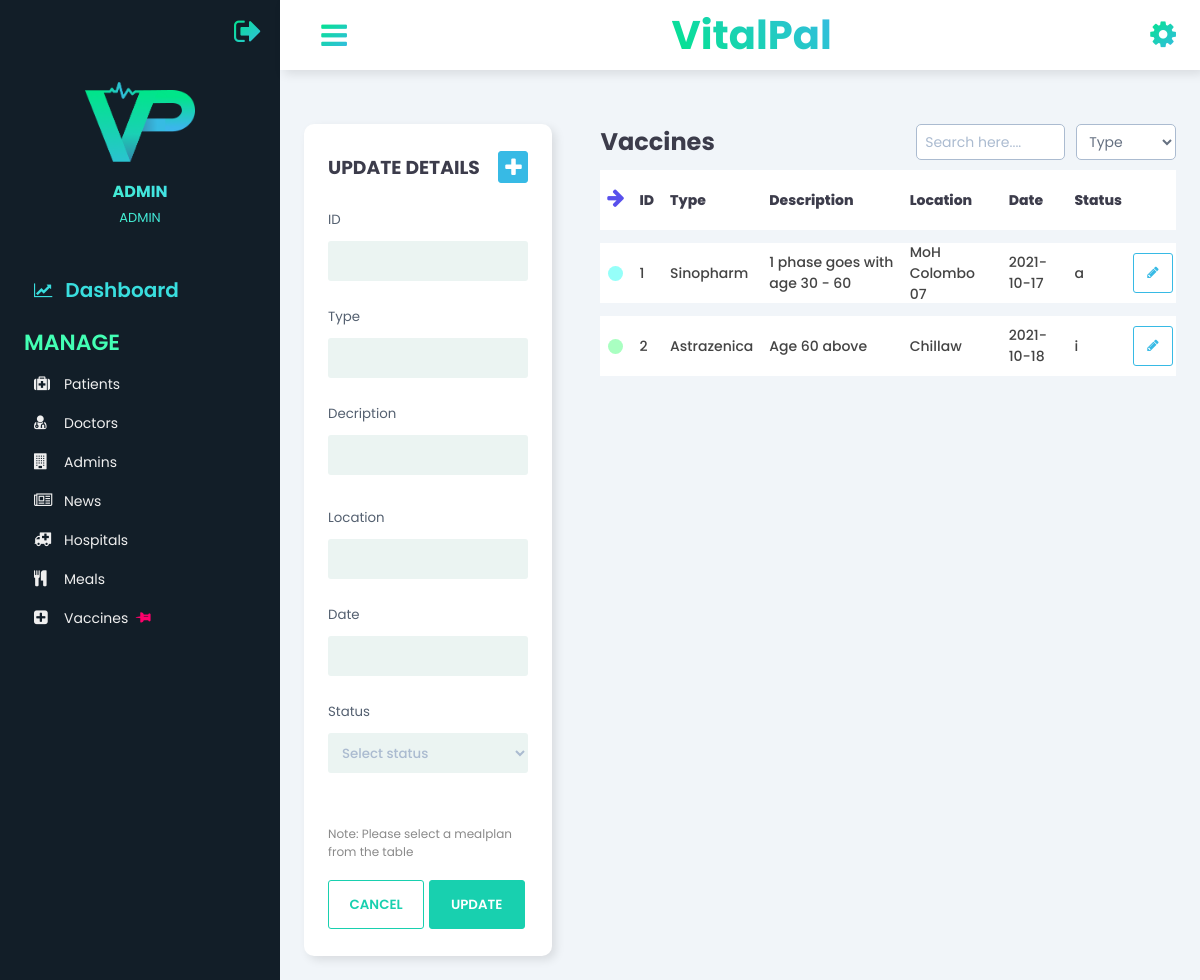
/admin/Vaccines.php (signed in), run on an earlier commit of the app's database.
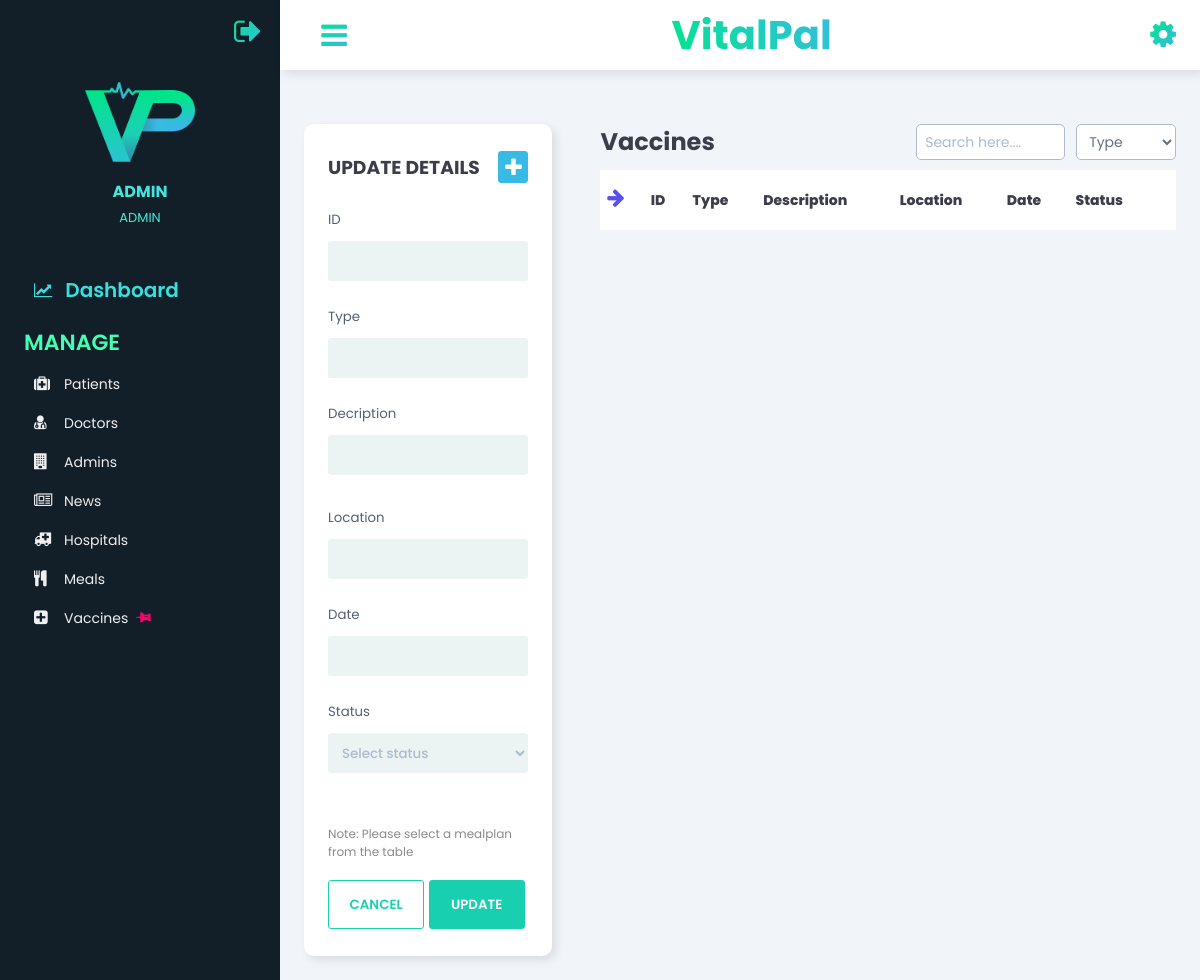
And on a later commit of the database.
### tables this page shows
CREATE TABLE `vaccine` (
  `vaccine_ID` int(4) NOT NULL,
  `type` varchar(10) NOT NULL,
  `description` varchar(20) NOT NULL,
  `location` varchar(20) NOT NULL,
  `date` date NOT NULL,
  `v_status` varchar(1) NOT NULL
);

### classes/vaccine.php (called while the page is built, shortened)
<?php
    class Vaccine {
        public function __construct() {
            $con = mysqli_connect(HOST, USER, PASS, DB) or die('Connection Error! '.mysqli_error());
            $this->vpc=$con;
        }
        public function v_fetchdata(){
            $result=mysqli_query($this->vpc,"SELECT * FROM vaccine");
            return $result;
        }
    }
?>

### admin/Vaccines.php (the view, shortened to what this page needs)
<?php
include_once("../classes/vaccine.php");
include_once '../classes/admin.php';
$admin = new Admin;
$id = $_SESSION['id'];
?>
<!DOCTYPE html>
<html>
    <head>
        <link rel="stylesheet" href="../css/style_3.css?v=<?php echo time(); ?>">
        <link href="https://stackpath.bootstrapcdn.com/font-awesome/4.7.0/css/font-awesome.min.css" rel="stylesheet">
    </head>
<body>
    <div class="sidebar">
        <div class="sidebar-logout">
            <div class="logout-flex">
                <div class="logout-icons">
                <a href="?q=logout"><span class="fa fa-sign-out"></span></a>
                </div>
            </div>
        </div>
        <div class="sidebar-main">
            <div class="sidebar-user">
                <img src="../images/vitalpal_logo_square.png?v=<?php echo time(); ?>" alt="">
                <div class="user-info">
                    <h3><?php $admin->a_name($id);?></h3>
                    <span>ADMIN</span>
                </div>
            </div>
            <div class="sidebar-menu">
                <ul>
                    <li>
                        <a href="Dashboard.php" class="dash">
                            <span class="fa fa-line-chart"></span>
                            Dashboard
                        </a>
                    </li>
                </ul>
                <div class="menu-head">
                    <span>Manage</span>
                </div>
                <ul>
                    <li>
                        <a href="Patients.php">
                            <div class="side-icon">
                                <span class="fa fa-medkit"></span>
                            </div>
                            Patients
                        </a>
                    </li>
                    <li>
                        <a href="Doctors.php">
                            <div class="side-icon">
                                <span class="fa fa-user-md"></span>
                            </div>
                            Doctors
                        </a>
                    </li>
                    <li>
                        <a href="Admins.php">
                            <div class="side-icon">
                                <span class="fa fa-building"></span>
                            </div>
                            Admins
                        </a>
                    </li>
                    <li>
                        <a href="News.php">
                            <div class="side-icon">
                                <span class="fa fa-newspaper-o"></span>
                            </div>
                            News
                        </a>
                    </li>
                    <li>
                        <a href="Hospitals.php">
                            <div class="side-icon">
                                <span class="fa fa-ambulance"></span>
                            </div>
                            Hospitals
                        </a>
                    </li>
                    <li>
                        <a href="Meals.php">
                            <div class="side-icon">
                                <span class="fa fa-cutlery"></span>
                            </div>
                            Meals
                        </a>
                    </li>
                    <li>
                        <a href="Vaccines.php">
                            <div class="side-icon">
                                <span class="fa fa-plus-square"></span>
                            </div>
                            Vaccines
                            <div class="marker">
                                <span class="fa fa-thumb-tack"></span>
                            </div>
                        </a>
                    </li>
                </ul>
            </div>
        </div>
    </div>
    <div class="main-content">
        <header>
            <div class="menu-toggle">
                <label for="sidebar-toggle">
                    <span class="fa fa-bars"></span>
                </label>
            </div>
            <div class="header-heading">
                <a href="Dashboard.php"><h2>VitalPal</h2></a>
            </div>
            <div class="header-icons">
                <span class="fa fa-cog"> </span>
            </div>
        </header>
        <main>
            <div class="grid">
                <form action="" method="POST" id="form">
                    <div class="form-card">
                        <div class="form-head">
                            <h3>UPDATE DETAILS</h3>
                            <div  id="show-insert" class="showinsert"><span class="fa fa-plus"></span></div>
                        </div>
                        <div class="form-input">
                            <small>ID </small> <br>
                            <input  type="text" name="id" id="v_id" required data-readonly>
                        </div>
                        <div class="form-input">
                            <small>Type</small> <br>
                            <input  type="text" name="type" id="v_type" required>
                        </div>
                        <div class="form-input">
                            <small>Decription</small> <br>
                            <textarea type="text" name="description" id="v_description" required></textarea>
                        </div>
                        <div class="form-input">
                            <small>Location</small> <br>
                            <input  type="text" name="location" id="v_location" required>
                        </div>
                        <div class="form-input">
                            <small>Date</small> <br>
                            <input type="text" id="v_date" name="date" onfocus="(this.type='date')" onblur="(this.type='text')" required>
                        </div>
                        <div class="form-input">
                            <small>Status </small> <br>
                            <select name="status" class="currentstatus" id="v_status" required>
                                <option value="" selected hidden>Select status</option>
                            </select>
                        </div>
                        <div class="form-note">
                            <p>Note: Please select a mealplan from the table </p>
                        </div>
                        <div class="form-btn">
                            <input id="reset2" type="reset" name="reset"  class="cancel-btn" value="Cancel">
                            <input type="submit" name="submitUpdate" class="update-btn" value="Update" id="submitbtn">
                        </div>
                    </div>
                </form>
                <div class="data">
                    <div class="filtering">
                        <h2>Vaccines</h2>
                        <input type="text" name="search" id="search" placeholder="Search here...." >
                        <select data="fa fa-filter" name="filter" class="searchbyfilter" id="searchfilter" required>
                            <option value="2">Type</option>
                        </select>
                    </div>
                    <div class="table-responsive">
                        <table id="table" width="100%">
                            <tbody>
                                <tr class="table-heading">
                                    <td>
                                        <div class="indicator-heading">
                                            <span class="fa fa-arrow-down"></span>
                                        </div>
                                    </td>
                                    <td>
                                        <div>
                                            <p>ID</p>
                                        </div>
                                    </td>
                                    <td>
                                        <div>
                                            <p>Type</p>
                                        </div>
                                    </td>
                                    <td>
                                        <div>
                                            <p>Description</p>
                                        </div>
                                    </td>
                                    <td>
                                        <div>
                                            <p>Location</p>
                                        </div>
                                    </td>
                                    <td>
                                        <div>
                                            <p>Date</p>
                                        </div>
                                    </td>
                                    <td>
                                        <div>
                                            <p>Status</p>
                                        </div>
                                    </td>
                                    <td>
                                        <div>
                                        </div>
                                    </td>
                                </tr>
                                <?php
                                    include_once '../classes/vaccine.php';
                                    $fetchdata=new Vaccine();
                                    $sql=$fetchdata->v_fetchdata();
                                    $cnt=1;
                                    while($row=mysqli_fetch_array($sql))
                                    {
                                echo '
                                <tr>
                                    <td>
                                        <div>
                                            <span class="indicator"></span>
                                        </div>
                                    </td>
                                    <td id=id'.$cnt.'>
                                        <div>
                                            '.$row['vaccine_ID'].'
                                        </div>
                                    </td>
                                    <td id=type'.$cnt.'>
                                        <div>
                                            '.$row['type'].'
                                        </div>
                                    </td>
                                    <td id=description'.$cnt.'>
                                        <div>
                                            '.$row['description'].'
                                        </div>
                                    </td>
                                    <td id=location'.$cnt.'>
                                        <div>
                                            '.$row['location'].'
                                        </div>
                                    </td>
                                    <td id=date'.$cnt.'>
                                        <div>
                                            '.$row['date'].'
                                        </div>
                                    </td>
                                    <td id=status'.$cnt.'>
                                        <div>
                                            '.$row['v_status'].'
                                        </div>
                                    </td>
                                    <td>
                                        <div class="update">
                                            <button  id="updaterow" onclick="loadData('.$cnt.')"><span class="fa fa-pencil"></span></button>
                                        </div>
                                    </td>
                                </tr>
                                ';
                                   $cnt++;
                                    }
                                ?>
                            </tbody>
                        </table>
                    </div>
                </div>
            </div>
        </main>
    </div>
</body>
</html>

### classes/admin.php (shortened to what this page needs)
<?php
    class Admin {
        public function __construct() {
            $con = mysqli_connect(HOST, USER, PASS, DB) or die('Connection Error! '.mysqli_error());
            $this->vpc=$con;
        }
        public function a_name($id){
            $result = mysqli_query($this->vpc, "SELECT * FROM admin WHERE admin_id='$id'");
            $row = mysqli_fetch_array($result);
            echo $row['a_name'];
        }
    }
?>

What changed in the data, as far as the page shows it:
removed vaccine: vaccine_ID "1", type "Sinopharm", description "1 phase goes with age 30 - 60", location "MoH Colombo 07", date "2021-10-17", v_status "a"
removed vaccine: vaccine_ID "2", type "Astrazenica", description "Age 60 above", location "Chillaw", date "2021-10-18", v_status "i"
